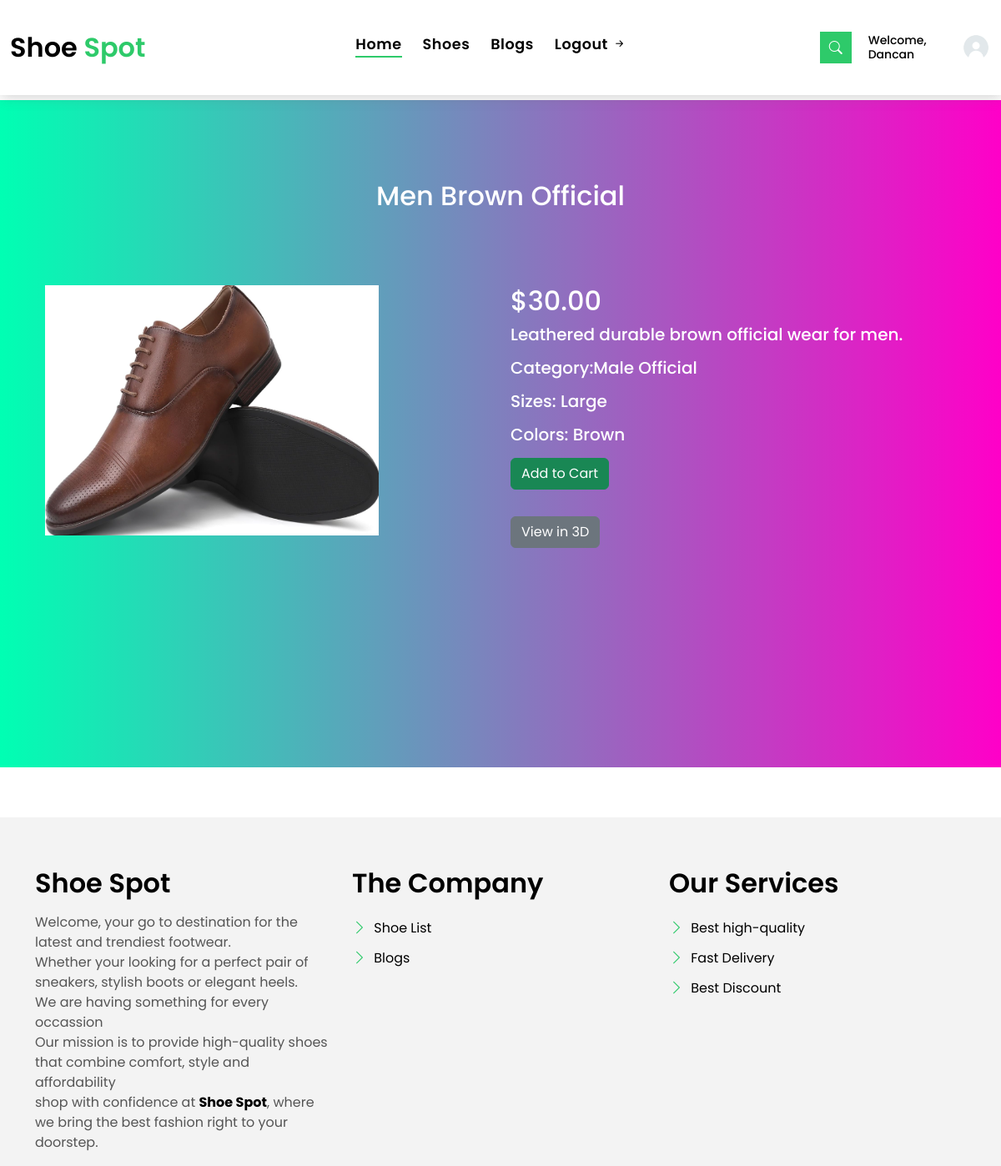
/shoe/men-brown-official/ (signed in), run on the app's committed database.
### accounts/models.py (models this page shows, shortened)
class User(AbstractUser):
    email = models.EmailField(unique=True)
    phone_number = models.CharField(max_length=15,null=True,blank=True)
    REQUIRED_FIELDS = ["email", "phone_number"]
    class Meta:
        db_table = "accounts"

### products/models.py (models this page shows, shortened)
class AbstractBaseModel(models.Model):
    created_at = models.DateTimeField(auto_now_add=True)
    updated_at = models.DateTimeField(auto_now=True)
    class Meta:
        abstract = True

class Shoe(AbstractBaseModel):
    name = models.CharField(max_length=50)
    slug = models.SlugField(max_length=50, editable=False, unique=True, blank=True)
    description = models.TextField()
    price = models.DecimalField(max_digits=10, decimal_places=2)
    category = models.ForeignKey(ShoeCategory, on_delete=models.CASCADE, related_name="shoes")
    is_featured = models.BooleanField(default=False)

class ShoeImage(AbstractBaseModel):
    class AngleChoices(models.TextChoices):
        FRONT = "front", "Front"
        BACK = "back", "Back"
        DETAIL = "detail", "Deatil"
        UNSPECIFIED = "unspecified", "Unspecified"
    shoe_attribute = models.ForeignKey(ShoeAttribute, on_delete=models.CASCADE, related_name="images")
    image = models.ImageField(upload_to="shoe_images/")
    is_primary = models.BooleanField(default=False)
    angle = models.CharField(max_length =50, choices=AngleChoices.choices, default=AngleChoices.UNSPECIFIED)
    class Meta:
        ordering = ["angle"]

class ShoeCategory(AbstractBaseModel):
    name = models.CharField(max_length=50)
    slug = models.SlugField(max_length=50, editable=False, unique=True, blank=True)
    class Meta:
        verbose_name_plural = "Shoe Categories"

class ShoeSize(AbstractBaseModel):
    name = models.CharField(max_length=50)
    slug = models.SlugField(max_length=50, editable=False, unique=True, blank=True)
    class Meta:
        verbose_name_plural = "Shoe Sizes"

class ShoeAttribute(AbstractBaseModel):
    id = models.UUIDField(primary_key=True, default=uuid.uuid4, editable=False)
    size = models.ManyToManyField(ShoeSize, blank=True, related_name="sizes")
    color = models.ForeignKey(ShoeColor, on_delete=models.CASCADE, null=True, blank=True, related_name="color")
    shoe = models.ForeignKey(Shoe, on_delete=models.CASCADE, related_name="attributes")
    stock = models.IntegerField(validators=[MinValueValidator(0)])
    class Meta:
        constraints = [models.UniqueConstraint(fields=["shoe", "color"], name="unique_shoe_attribute")]

class ShoeColor(AbstractBaseModel):
    name = models.CharField(max_length=50)
    slug = models.SlugField(max_length=50, editable=False, unique=True, blank=True)
    class Meta:
        verbose_name_plural = "Shoe Colors"

### products/views.py (the view)
# urls.py: path('shoe/<slug:slug>/', shoe_detail_view, name='shoe-detail'),
@login_required(login_url="login-view")
def shoe_detail_view(request, slug):
    shoe = get_object_or_404(Shoe, slug=slug)
    shoe_attributes = ShoeAttribute.objects.filter(shoe=shoe)
    primary_image = ShoeImage.objects.filter(shoe_attribute__shoe=shoe, is_primary=True).first()
    context = {
        'shoe': shoe,
        'shoe_attributes': shoe_attributes,
        'primary_image': primary_image,
    }
    return render(request, 'products/shoe-detail.html', context)

### templates/products/shoe-detail.html (shortened to what this page needs)
{% extends "main.html" %}
{% load static %}
{% block content%}
<br><br><br><br><br>
<div class="carousel-item-b swiper-slide" style="background-image: linear-gradient(to left, rgba(255,0,200), rgb(0, 255, 179));">
    <div class="card-box-a card-">
          <div class="card-header-a">
            <h2 class="card-title-a">
              <div class="container mt-5">
                <div class="row">
                    <section class="property-grid grid">
                        <div class="container mt-5">
                            <h1 class="text-center  text-white card-title-a" id="container">{{ shoe.name }}</h1><br><br>
                            <div class="row">
                                <div class="col-md-6">
                                    {% if primary_image %}
                                        <img style="width: 400px; height: 300px; margin-left: 0px;" src="{{ primary_image.image.url }}" class="img-fluid" alt="{{ shoe.name }}">
                                    {% else %}
                                        <img style="width: 500px; height: 400px; margin-left:0px;" src="{% static 'images/download.jpg' %}" class="img-fluid" alt="{{ shoe.name }}">
                                    {% endif %}
                                    <br><br>
                                </div>
                                <div class="col-md-6 .card-title-a">
                                    <h2 class="text-white">${{ shoe.price }}</h2>
                                    <p style="font-size:20px">{{ shoe.description }}</p>
                                    <p style="font-size:20px">Category:{{ shoe.category.name }}</p>
                                    <p style="font-size:20px">Sizes:
                                        {% for attr in shoe_attributes %}
                                            {% for size in attr.size.all %}
                                                {{ size.name }}{% if not forloop.parentloop.last or not forloop.last %}, {% endif %}
                                            {% endfor %}
                                        {% endfor %}
                                    </p>
                                    <p style="font-size:20px">Colors:
                       {% for attr in shoe_attributes %}
                                            {{ attr.color.name }}{% if not forloop.last %}, {% endif %} </p>
                                            <form action="{% url 'cart:add-to-cart-view' attr.id%}" method="post">
                                                <input type="submit" class="btn btn-success" value="Add to Cart">
                                            </form>
                                        {% endfor %}             {% comment "" %}<a style="margin-left: 70px;" href="{% url 'cart:add-to-cart' item.shoe_attribute.id %}"class="btn btn-primary">Add to Cart</a>{% endcomment %}
                                    <a href="{% url 'products:shoe-3d-view' shoe.slug %}" class="btn btn-secondary">View in 3D</a><br><br><br>
                                </div>
                            </div>
                        </div>
                </div>
            </div>
          </div>
        </div>
      </div>
</html>
{% endblock %}

### templates/main.html (shortened to what this page needs)
{% load static %}
<!DOCTYPE html>
<html lang="en">
<head>
  <link href="{% static 'assets/vendor/animate.css/animate.min.css' %}" rel="stylesheet">
  <link href="{% static 'assets/vendor/bootstrap/css/bootstrap.min.css' %}" rel="stylesheet">
  <link href="{% static 'assets/vendor/bootstrap-icons/bootstrap-icons.css' %}" rel="stylesheet">
  <link href="{% static 'assets/vendor/swiper/swiper-bundle.min.css' %}" rel="stylesheet">
  <link href="{% static 'assets/css/style.css' %}" rel="stylesheet">
</head>
<body>
    <nav class="navbar navbar-default navbar-trans navbar-expand-lg fixed-top">
      <div class="container">
        <a class="navbar-brand text-brand" href="{% url 'home-view' %}">Shoe<span class="color-b"> Spot</span></a>
        <div class="navbar-collapse collapse justify-content-center" id="navbarDefault">
          <ul class="navbar-nav">
            <li class="nav-item">
              <a class="nav-link active" href="{% url 'home-view' %}">Home</a>
            </li>
            <li class="nav-item">
              <a class="nav-link " href="{% url 'products:shoe-list' %}">Shoes</a>
            </li>
            <li class="nav-item">
              <a class="nav-link " href="{% url 'blog:blog-list'%}">Blogs</a>
            </li>
            <li class="nav-item">
              <a class="nav-link " href="{% url 'logout-view' %}">Logout <i class="bi bi-arrow-right-short"></i></a>
            </li>
          </ul>
        </div>
        <button type="button" class="btn btn-b-n navbar-toggle-box navbar-toggle-box-collapse" data-bs-toggle="collapse" data-bs-target="#navbarTogglerDemo01">
          <i class="bi bi-search"></i>
        </button>
      </div>
      <div style="display: flex; align-items: center;">
        <a href="{% url 'user-profile' %}"><h5 style="font-size: 14px;" class="m-2">Welcome, {{ user.username }}</h5></a>
        <a href="{% url 'user-profile' %}"><img src="{% static 'assets/img/profile_pic.jpg' %}" alt="User Image" style="width: 40px; height: 40px; border-radius: 50%; margin-right: 10px;">
        </a></div>
    </nav>
    {% block content %}{% endblock content %}
    <section class="section-footer">
        <div class="container">
          <div class="row">
            <div class="col-sm-12 col-md-4">
              <div class="widget-a">
                <div class="w-header-a">
                  <h3 class="w-title-a text-brand">Shoe Spot</h3>
                </div>
                <div class="w-body-a">
                  <p class="w-text-a color-text-a">
                  Welcome, your go to destination for the latest and trendiest footwear.<br>
                   Whether your looking for a perfect pair of sneakers, stylish boots or elegant heels.<br>
                   We are having something for every occassion<br>
                   Our mission is to provide high-quality shoes that combine comfort, style and affordability<br>
                   shop with confidence at <a href="{% url 'home-view' %}"><strong>Shoe Spot</strong></a>, where we bring the best fashion right to your doorstep.
                  </p>
                </div>
              </div>
            </div>
            <div class="col-sm-12 col-md-4 section-md-t3">
              <div class="widget-a">
                <div class="w-header-a">
                  <h3 class="w-title-a text-brand">The Company</h3>
                </div>
                <div class="w-body-a">
                  <div class="w-body-a">
                    <ul class="list-unstyled">
                      <li class="item-list-a">
                        <i class="bi bi-chevron-right"></i> <a href="#">Shoe List</a>
                      </li>
                      <li class="item-list-a">
                        <i class="bi bi-chevron-right"></i> <a href="#">Blogs</a>
                      </li>
                    </ul>
                  </div>
                </div>
              </div>
            </div>
            <div class="col-sm-12 col-md-4 section-md-t3">
              <div class="widget-a">
                <div class="w-header-a">
                  <h3 class="w-title-a text-brand">Our Services</h3>
                </div>
                <div class="w-body-a">
                  <ul class="list-unstyled">
                    <li class="item-list-a">
                      <i class="bi bi-chevron-right"></i> <a href="#">Best high-quality</a>
                    </li>
                    <li class="item-list-a">
                      <i class="bi bi-chevron-right"></i> <a href="#">Fast Delivery</a>
                    </li>
                    <li class="item-list-a">
                      <i class="bi bi-chevron-right"></i> <a href="#">Best Discount</a>
                    </li>
                  </ul>
                </div>
              </div>
            </div>
          </div>
        </div>
      </section>
</body>
</html>

### static/assets/css/style.css (style rules this page uses)
body { font-family: "Poppins", sans-serif; color: #555555; }
h1, h2, h3, h4, h5, h6 { color: #000000; }
a { color: #000000; text-decoration: none; transition: all 0.5s ease; }
.text-brand { color: #000000; font-size: 2rem; font-weight: 600; }
.color-b { color: #2eca6a; }
.color-text-a { text-decoration: none; color: #555555; }
.btn { transition: 0.5s ease; }
.btn.btn-b-n { background-color: #2eca6a; color: #ffffff; border-radius: 0; }
.navbar-toggle-box { display: inline-flex; align-items: center; justify-content: center; line-height: 0; padding: 10px; }
.navbar-toggle-box i { line-height: 0; }
.navbar-default { transition: all 0.5s ease-in-out; background-color: #ffffff; padding-top: 28px; padding-bottom: 28px; -webkit-backface-visibility: hidden; backface-visibility: hidden; box-shadow: 1px 2px 15px rgba(100, 100, 100, 0.3); }
.navbar-default.navbar-trans, .navbar-default.navbar-reduce { -webkit-backface-visibility: hidden; backface-visibility: hidden; }
.navbar-default.navbar-trans .nav-item, .navbar-default.navbar-reduce .nav-item { position: relative; padding-right: 10px; padding-bottom: 8px; margin-left: 0; }
@media (min-width: 768px) { .navbar-default.navbar-trans .nav-item, .navbar-default.navbar-reduce .nav-item { margin-left: 15px; } }
.navbar-default.navbar-trans .nav-link, .navbar-default.navbar-reduce .nav-link { font-size: 1.1rem; color: #000000; font-weight: 600; letter-spacing: 0.03em; transition: all 0.1s ease-in-out; position: relative; padding-left: 0; padding-right: 0; }
.navbar-default.navbar-trans .nav-link:before, .navbar-default.navbar-reduce .nav-link:before { content: ""; position: absolute; bottom: 5px; left: 0; width: 100%; height: 2px; z-index: 0; background-color: #2eca6a; transform: scaleX(0); transform-origin: right; transition: transform 0.2s ease-out, opacity 0.2s ease-out 0.3s; }
.navbar-default.navbar-trans .show>.nav-link:before, .navbar-default.navbar-trans .active>.nav-link:before, .navbar-default.navbar-trans .nav-link.show:before, .navbar-default.navbar-trans .nav-link.active:before, .navbar-default.navbar-reduce .show>.nav-link:before, .navbar-default.navbar-reduce .active>.nav-link:before, .navbar-default.navbar-reduce .nav-link.show:before, .navbar-default.navbar-reduce .nav-link.active:before { transform: scaleX(1); }
.navbar-default.navbar-trans .nav-link:before { background-color: #2eca6a; }
.navbar-default.navbar-trans .show>.nav-link, .navbar-default.navbar-trans .active>.nav-link, .navbar-default.navbar-trans .nav-link.show, .navbar-default.navbar-trans .nav-link.active { color: #000000; }
.card-box-a, .card-box-b, .card-box-d { position: relative; overflow: hidden; -webkit-backface-visibility: hidden; backface-visibility: hidden; }
.card-header-a { padding: 0 1rem; }
.card-header-a .card-title-a { color: #ffffff; margin-bottom: 0; padding-bottom: 0.7rem; }
@media (min-width: 768px) { .card-header-a .card-title-a { font-size: 1.3rem; } }
@media (min-width: 992px) { .card-header-a .card-title-a { font-size: 2rem; } }
.card-header-a .card-title-a a { color: #ffffff; text-decoration: none; }
.section-footer { padding-top: 60px; margin-top: 60px; background: #f3f3f3; }
.section-footer ul { line-height: 2; }
.section-footer .item-list-a i { font-size: 18px; padding-right: 4px; color: #2eca6a; }
.section-footer .widget-a .w-title-a { margin-bottom: 1rem; }

### data on the page
User: username "Dancan"
Shoe: name "Men Brown Official", price "30.00", description "Leathered durable brown official wear for men.", category.name "Male Official"
ShoeImage: image (picture)
ShoeAttribute: color.name "Brown"
ShoeSize: name "Large"
